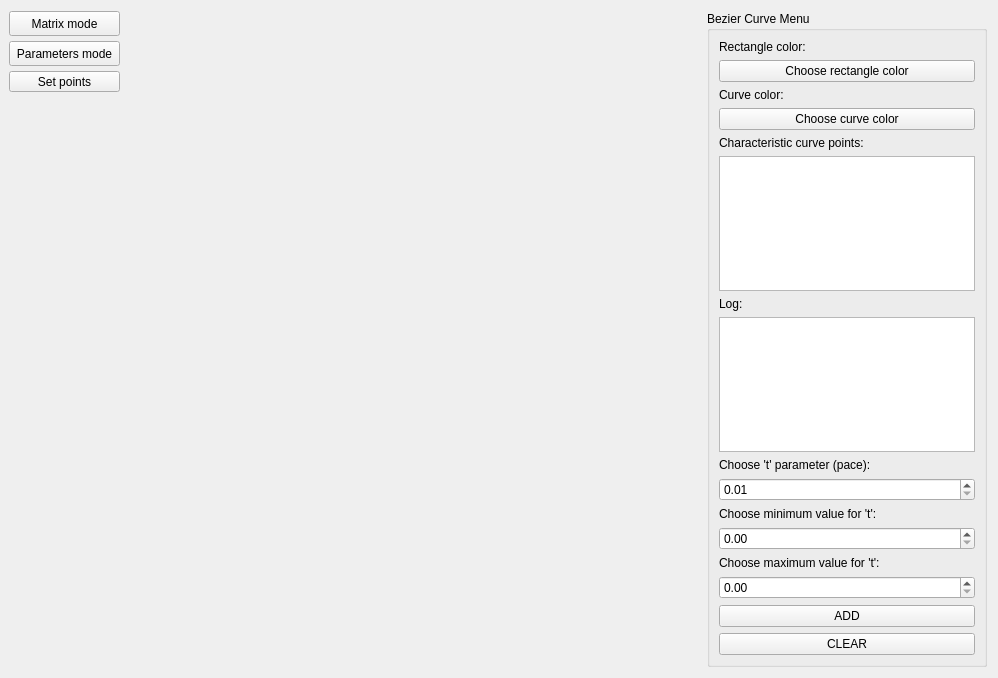
<?xml version="1.0" encoding="UTF-8"?>
<ui version="4.0">
 <class>CMainWindow</class>
 <widget class="QWidget" name="CMainWindow">
  <property name="geometry">
   <rect>
    <x>0</x>
    <y>0</y>
    <width>998</width>
    <height>678</height>
   </rect>
  </property>
  <property name="minimumSize">
   <size>
    <width>900</width>
    <height>500</height>
   </size>
  </property>
  <property name="maximumSize">
   <size>
    <width>1920</width>
    <height>1080</height>
   </size>
  </property>
  <property name="acceptDrops">
   <bool>false</bool>
  </property>
  <property name="windowTitle">
   <string>Lab2 Computer Graphic</string>
  </property>
  <layout class="QHBoxLayout" name="horizontalLayout" stretch="4,0">
   <property name="spacing">
    <number>9</number>
   </property>
   <property name="leftMargin">
    <number>9</number>
   </property>
   <item>
    <widget class="CCanvas" name="canvas" native="true">
     <widget class="QPushButton" name="toMatrixMode">
      <property name="geometry">
       <rect>
        <x>0</x>
        <y>0</y>
        <width>111</width>
        <height>25</height>
       </rect>
      </property>
      <property name="text">
       <string>Matrix mode</string>
      </property>
     </widget>
     <widget class="QPushButton" name="toParamMode">
      <property name="geometry">
       <rect>
        <x>0</x>
        <y>30</y>
        <width>111</width>
        <height>25</height>
       </rect>
      </property>
      <property name="text">
       <string>Parameters mode</string>
      </property>
     </widget>
     <widget class="QPushButton" name="btnSetPoints">
      <property name="geometry">
       <rect>
        <x>0</x>
        <y>60</y>
        <width>111</width>
        <height>21</height>
       </rect>
      </property>
      <property name="text">
       <string>Set points</string>
      </property>
     </widget>
    </widget>
   </item>
   <item>
    <widget class="QGroupBox" name="groupBox">
     <property name="title">
      <string>Bezier Curve Menu</string>
     </property>
     <layout class="QVBoxLayout" name="verticalLayout">
      <property name="spacing">
       <number>6</number>
      </property>
      <property name="leftMargin">
       <number>9</number>
      </property>
      <item>
       <widget class="QLabel" name="label">
        <property name="text">
         <string>Rectangle color:</string>
        </property>
       </widget>
      </item>
      <item>
       <widget class="QPushButton" name="btnOutCol">
        <property name="text">
         <string>Choose rectangle color</string>
        </property>
       </widget>
      </item>
      <item>
       <widget class="QLabel" name="label_2">
        <property name="text">
         <string>Curve color:</string>
        </property>
       </widget>
      </item>
      <item>
       <widget class="QPushButton" name="btnInCol">
        <property name="text">
         <string>Choose curve color</string>
        </property>
       </widget>
      </item>
      <item>
       <widget class="QLabel" name="label_5">
        <property name="text">
         <string>Characteristic curve points:</string>
        </property>
       </widget>
      </item>
      <item>
       <widget class="QListWidget" name="pointList">
        <property name="dragEnabled">
         <bool>true</bool>
        </property>
        <property name="dragDropMode">
         <enum>QAbstractItemView::InternalMove</enum>
        </property>
       </widget>
      </item>
      <item>
       <widget class="QLabel" name="label_7">
        <property name="text">
         <string>Log:</string>
        </property>
       </widget>
      </item>
      <item>
       <widget class="QPlainTextEdit" name="logText">
        <property name="readOnly">
         <bool>true</bool>
        </property>
       </widget>
      </item>
      <item>
       <widget class="QLabel" name="label_3">
        <property name="text">
         <string>Choose 't' parameter (pace):</string>
        </property>
       </widget>
      </item>
      <item>
       <widget class="QDoubleSpinBox" name="valueT">
        <property name="minimum">
         <double>0.010000000000000</double>
        </property>
        <property name="maximum">
         <double>1.000000000000000</double>
        </property>
        <property name="singleStep">
         <double>0.010000000000000</double>
        </property>
       </widget>
      </item>
      <item>
       <widget class="QLabel" name="label_4">
        <property name="text">
         <string>Choose minimum value for 't':</string>
        </property>
       </widget>
      </item>
      <item>
       <widget class="QDoubleSpinBox" name="minValueT">
        <property name="maximum">
         <double>1.000000000000000</double>
        </property>
        <property name="singleStep">
         <double>0.010000000000000</double>
        </property>
       </widget>
      </item>
      <item>
       <widget class="QLabel" name="label_6">
        <property name="text">
         <string>Choose maximum value for 't':</string>
        </property>
       </widget>
      </item>
      <item>
       <widget class="QDoubleSpinBox" name="maxValueT">
        <property name="maximum">
         <double>1.000000000000000</double>
        </property>
        <property name="singleStep">
         <double>0.010000000000000</double>
        </property>
       </widget>
      </item>
      <item>
       <widget class="QPushButton" name="btnCreate">
        <property name="text">
         <string>ADD</string>
        </property>
       </widget>
      </item>
      <item>
       <widget class="QPushButton" name="btnClear">
        <property name="text">
         <string>CLEAR</string>
        </property>
       </widget>
      </item>
     </layout>
    </widget>
   </item>
  </layout>
 </widget>
 <customwidgets>
  <customwidget>
   <class>CCanvas</class>
   <extends>QWidget</extends>
   <header>CCanvas/CCanvas.h</header>
   <container>1</container>
  </customwidget>
 </customwidgets>
 <resources/>
 <connections/>
</ui>
